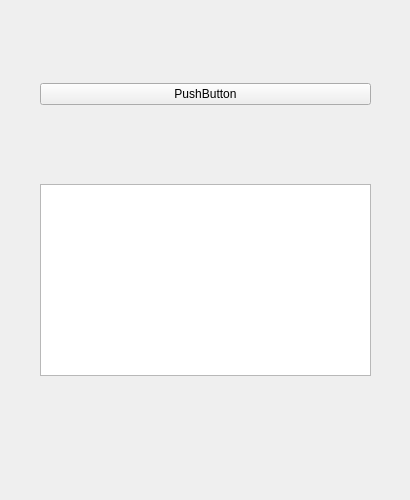
<?xml version="1.0" encoding="UTF-8"?>
<ui version="4.0">
 <class>Form</class>
 <widget class="QWidget" name="Form">
  <property name="geometry">
   <rect>
    <x>0</x>
    <y>0</y>
    <width>410</width>
    <height>500</height>
   </rect>
  </property>
  <property name="minimumSize">
   <size>
    <width>400</width>
    <height>500</height>
   </size>
  </property>
  <property name="windowTitle">
   <string>Form</string>
  </property>
  <widget class="QWidget" name="verticalLayoutWidget">
   <property name="geometry">
    <rect>
     <x>40</x>
     <y>10</y>
     <width>331</width>
     <height>441</height>
    </rect>
   </property>
   <layout class="QVBoxLayout" name="verticalLayout">
    <item>
     <widget class="QPushButton" name="pushButton">
      <property name="text">
       <string>PushButton</string>
      </property>
     </widget>
    </item>
    <item>
     <widget class="QListWidget" name="fileList">
      <property name="enabled">
       <bool>true</bool>
      </property>
      <property name="sizePolicy">
       <sizepolicy hsizetype="Expanding" vsizetype="Fixed">
        <horstretch>0</horstretch>
        <verstretch>0</verstretch>
       </sizepolicy>
      </property>
     </widget>
    </item>
   </layout>
  </widget>
 </widget>
 <resources/>
 <connections/>
</ui>
